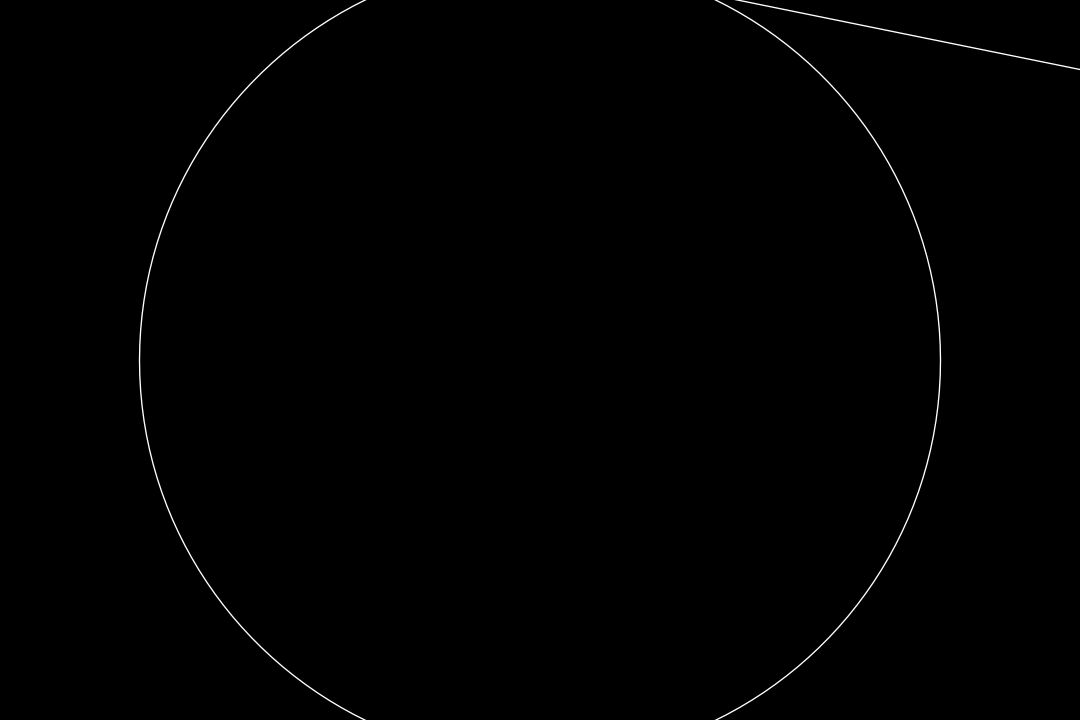
Frame 1 (no input)
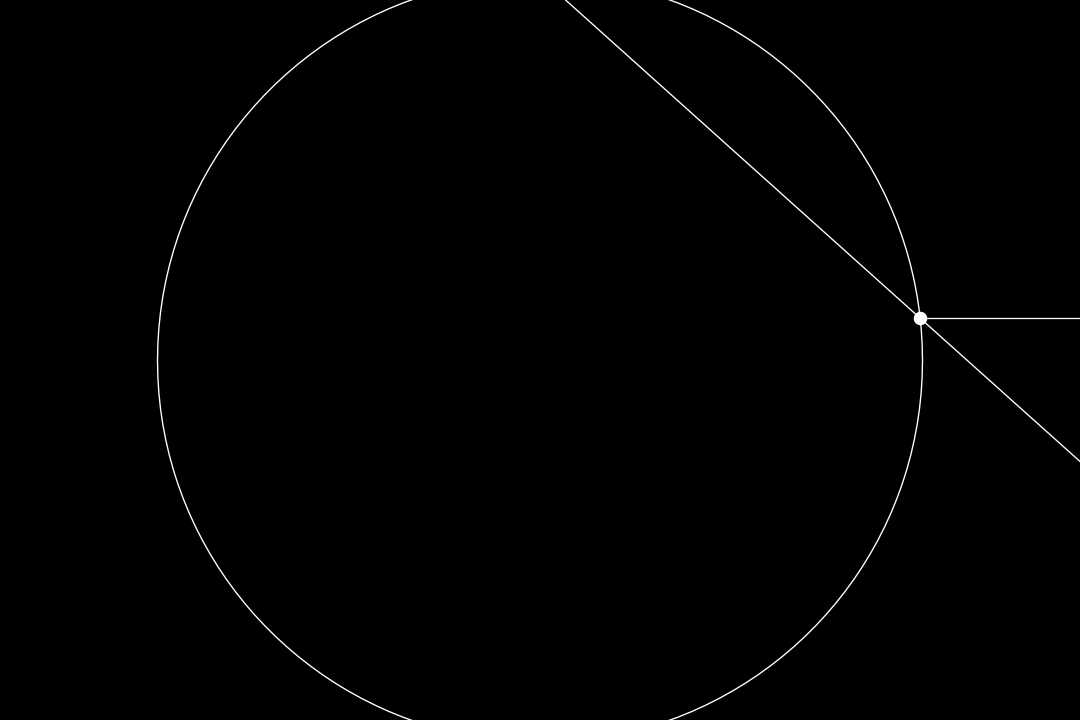
Frame 60 (the mouse pressed at the canvas centre just before this capture)
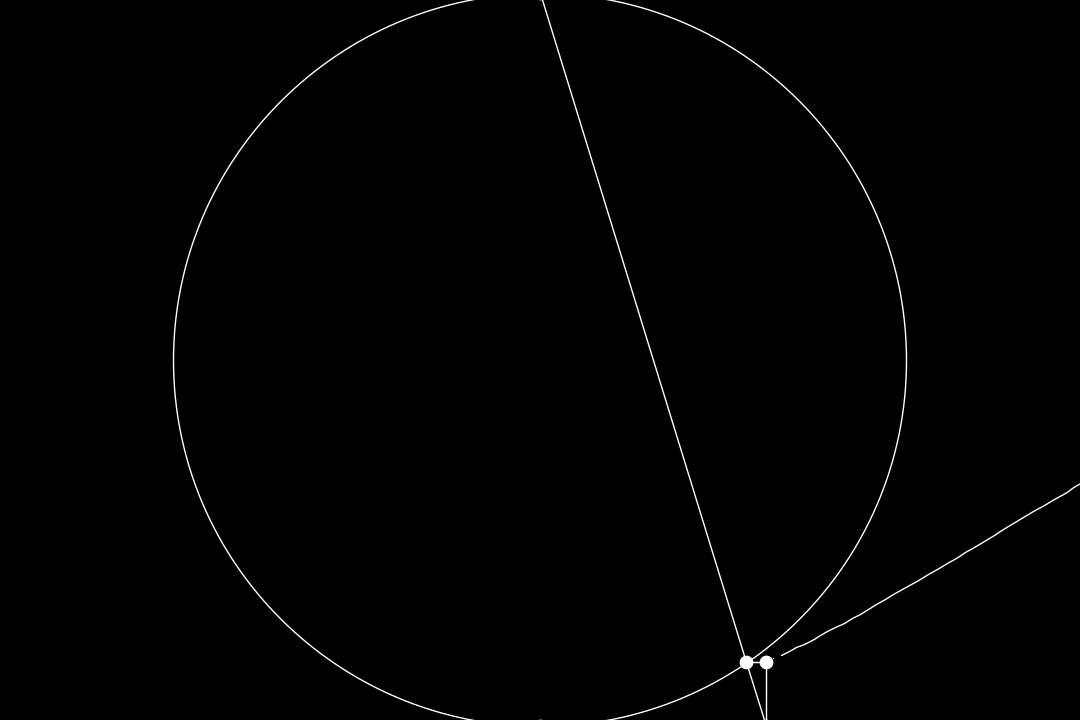
Frame 120 (the mouse held since frame 60 and released just before this capture)

The Processing sketch that drew these frames (run headless with seeded random() and noise(); from frame 60 on, the mouse is pressed at the canvas centre):

// Processing sketch: WitchofAgnesi2
// ── WitchofAgnesi2.pde
void ltolintersect(PVector p1, PVector p2, PVector p3, PVector p4, PVector out){
  //p1 and p2 belong to L1 and p3 and p4 belong to L2
  float detp1p2 = p1.x*p2.y - p1.y*p2.x;
  float detp3p4 = p3.x*p4.y - p3.y*p4.x;
  float outxnum = detp1p2*(p3.x-p4.x) - (detp3p4*(p1.x-p2.x));
  float outdenom = (p1.x-p2.x)*(p3.y-p4.y) - (p1.y-p2.y)*(p3.x-p4.x);
  float outynum = detp1p2*(p3.y-p4.y) - (detp3p4*(p1.y-p2.y));
  out.x = outxnum/outdenom;
  out.y = outynum/outdenom;
}

PVector refVec;
PVector refVec2;
float CircleR = 300.0;
float CircleR2 = CircleR;
PVector pO; 
PVector pM;
PVector lpO2; 
PVector lpM2;
float angle = .2;
float ainc = .009;
float rinc = .001;
PVector prevP;
PVector prevP2;
PVector prevP3;
boolean start = true;
int count = 0;
ArrayList<ArrayList<PVector>> pointset = new ArrayList<ArrayList<PVector>>();
ArrayList<PVector> pts = new ArrayList<PVector>();
//ArrayList<PVector> pointset = new ArrayList<PVector>();

void setup(){
  size(1080,720);
  smooth(8);

}


void draw(){
  background(0);
  refVec = new PVector(1.0,0.0,0.0);
  refVec2 = new PVector(0.0,-1.0,0.0);
  pO = new PVector(0.0,-1.0*CircleR,0.0);
  pM = new PVector(0.0, CircleR, 0.0);
  lpO2 = PVector.add(pO, refVec);
  lpM2 = PVector.add(pM, refVec);
  int nc = int(angle/(PI));
  if (nc != count){
    //pointset = new ArrayList<ArrayList<PVector>>();
    pointset.add(pts);
    pts = new ArrayList<PVector>();
    count = nc;
    //rinc *= -1.0;
  }
  translate(1080.0/2.0, 720.0/2.0);
  scale(1.0+1.0/(CircleR*.01));
  stroke(255);
  noFill();
  ellipse(0.0,0.0, CircleR*2.0, CircleR*2.0);
  float OrigA = 2*angle;
  PVector pA = new PVector(pO.x, pO.y, 0.0);
  strokeWeight(10.0);
  
  pA.rotate(OrigA);
  point(pA.x, pA.y);
  PVector lpA2 = PVector.add(pA, refVec);
  PVector pN = new PVector(0.0,0.0,0.0);
  ltolintersect(pM, lpM2, pO, pA, pN);
  point(pN.x, pN.y);
  point(pO.x, pO.y);
  point(pM.x, pM.y);
  PVector lpN2 = PVector.add(pN,refVec2);
  PVector pP = new PVector(0.0,0.0,0.0);
  ltolintersect(pA, lpA2, pN, lpN2, pP);
  point(pP.x, pP.y);
  if (start){
    prevP = pP;
    prevP2 = pP;
    prevP3 = pP;
    start = false;
  }
  stroke(255);
  strokeWeight(1.0);
  line(pP.x, pP.y, pA.x, pA.y);
  line(pP.x, pP.y, pN.x, pN.y);
  line(pA.x, pA.y, pN.x, pN.y);
  line(pO.x, pO.y, pA.x, pA.y);
  line(pM.x, pM.y, pN.x, pN.y);
  curve(prevP3.x, prevP3.y, prevP2.x, prevP2.y, prevP.x,prevP.y, pP.x,pP.y);
  //for (ArrayList<PVector> pts : pointset){
  // curve(pts.get(0).x, pts.get(0).y, pts.get(1).x, pts.get(1).y,
  //       pts.get(2).x, pts.get(2).y, pts.get(3).x, pts.get(3).y);
  //}
  for (ArrayList<PVector> opts : pointset){
    beginShape();
    for (PVector pt : opts){
      curveVertex(pt.x, pt.y);
    }
    endShape();
  }
  beginShape();
  for(PVector pt : pts){
    curveVertex(pt.x, pt.y);
  }
  endShape();
  //ArrayList<PVector> pts = new ArrayList<PVector>();
  //PVector pts1 = new PVector(prevP.x, prevP.y,0.0);
  PVector pts2 = new PVector(pP.x, pP.y, 0.0);
  //PVector pts3 = new PVector(prevP2.x, prevP2.y, 0.0);
  //PVector pts4 = new PVector(prevP3.x, prevP3.y, 0.0);
  //pts.add(pts4);
  //pts.add(pts3);
  //pts.add(pts1);
  //pts.add(pts2);
  //pointset.add(pts);
  pts.add(pts2);
  prevP3.x = prevP2.x;
  prevP3.y = prevP2.y;
  prevP2.x = prevP.x;
  prevP2.y = prevP.y;
  prevP.x = pP.x;
  prevP.y = pP.y;
  angle += ainc;
  CircleR += -1.0*CircleR*rinc;//(cos(2.0*angle))*CircleR*rinc;
  
  
}
